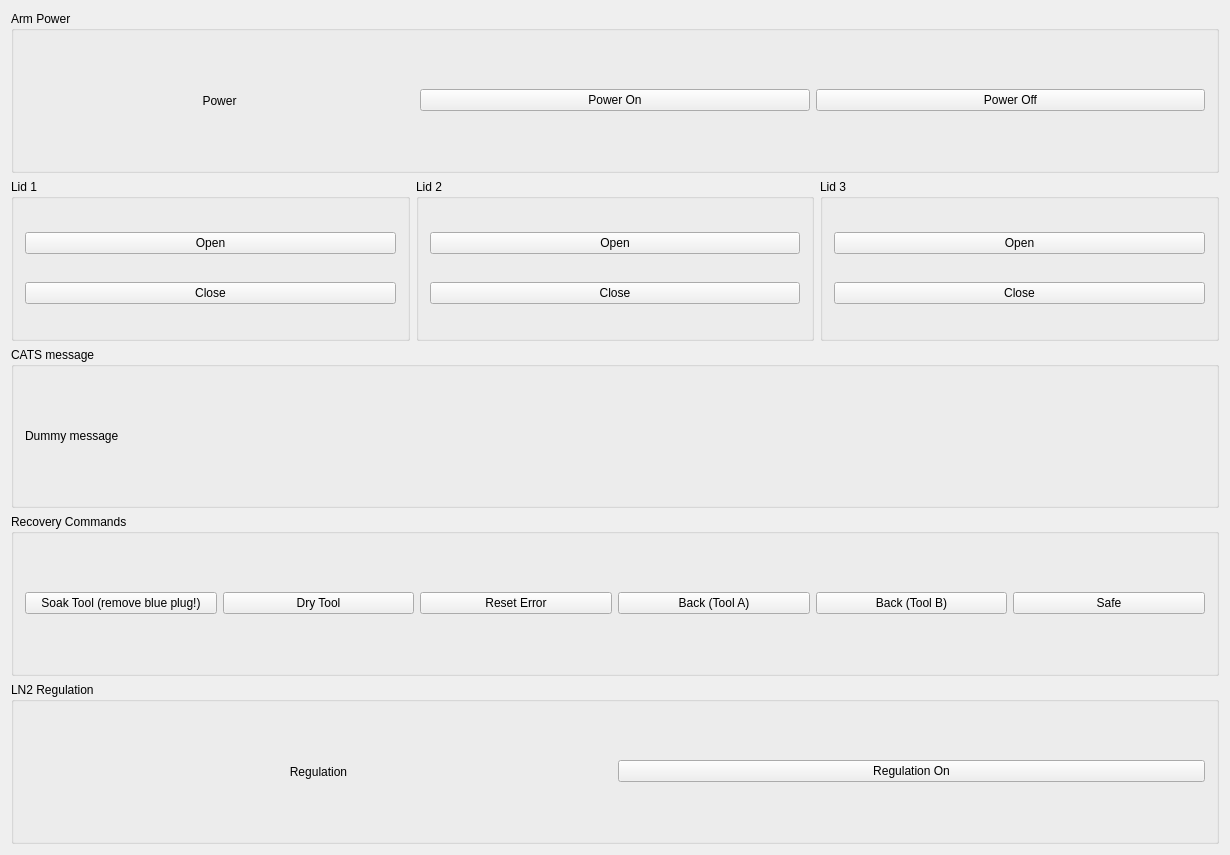
<?xml version="1.0" encoding="UTF-8"?>
<ui version="4.0">
 <class>CatsMaintWidget</class>
 <widget class="QWidget" name="CatsMaintWidget">
  <property name="geometry">
   <rect>
    <x>0</x>
    <y>0</y>
    <width>1230</width>
    <height>855</height>
   </rect>
  </property>
  <property name="sizePolicy">
   <sizepolicy hsizetype="Preferred" vsizetype="Expanding">
    <horstretch>0</horstretch>
    <verstretch>0</verstretch>
   </sizepolicy>
  </property>
  <property name="windowTitle">
   <string>Form1</string>
  </property>
  <layout class="QVBoxLayout">
   <item>
    <widget class="QGroupBox" name="groupBox5">
     <property name="sizePolicy">
      <sizepolicy hsizetype="Preferred" vsizetype="Preferred">
       <horstretch>0</horstretch>
       <verstretch>0</verstretch>
      </sizepolicy>
     </property>
     <property name="title">
      <string>Arm Power</string>
     </property>
     <layout class="QHBoxLayout">
      <item>
       <widget class="QLabel" name="lblPowerState">
        <property name="text">
         <string>Power</string>
        </property>
        <property name="alignment">
         <set>Qt::AlignCenter</set>
        </property>
        <property name="wordWrap">
         <bool>false</bool>
        </property>
       </widget>
      </item>
      <item>
       <widget class="QPushButton" name="btPowerOn">
        <property name="sizePolicy">
         <sizepolicy hsizetype="Minimum" vsizetype="Fixed">
          <horstretch>0</horstretch>
          <verstretch>0</verstretch>
         </sizepolicy>
        </property>
        <property name="text">
         <string>Power On</string>
        </property>
       </widget>
      </item>
      <item>
       <widget class="QPushButton" name="btPowerOff">
        <property name="sizePolicy">
         <sizepolicy hsizetype="Minimum" vsizetype="Fixed">
          <horstretch>0</horstretch>
          <verstretch>0</verstretch>
         </sizepolicy>
        </property>
        <property name="text">
         <string>Power Off</string>
        </property>
       </widget>
      </item>
     </layout>
    </widget>
   </item>
   <item>
    <layout class="QHBoxLayout">
     <item>
      <widget class="QGroupBox" name="groupBox2">
       <property name="title">
        <string>Lid 1</string>
       </property>
       <layout class="QVBoxLayout">
        <item>
         <widget class="QPushButton" name="btLid1Open">
          <property name="font">
           <font/>
          </property>
          <property name="text">
           <string>Open</string>
          </property>
         </widget>
        </item>
        <item>
         <widget class="QPushButton" name="btLid1Close">
          <property name="font">
           <font/>
          </property>
          <property name="text">
           <string>Close</string>
          </property>
         </widget>
        </item>
       </layout>
      </widget>
     </item>
     <item>
      <widget class="QGroupBox" name="groupBox2_2">
       <property name="title">
        <string>Lid 2</string>
       </property>
       <layout class="QVBoxLayout">
        <item>
         <widget class="QPushButton" name="btLid2Open">
          <property name="font">
           <font/>
          </property>
          <property name="text">
           <string>Open</string>
          </property>
         </widget>
        </item>
        <item>
         <widget class="QPushButton" name="btLid2Close">
          <property name="font">
           <font/>
          </property>
          <property name="text">
           <string>Close</string>
          </property>
         </widget>
        </item>
       </layout>
      </widget>
     </item>
     <item>
      <widget class="QGroupBox" name="groupBox2_2_2">
       <property name="title">
        <string>Lid 3</string>
       </property>
       <layout class="QVBoxLayout">
        <item>
         <widget class="QPushButton" name="btLid3Open">
          <property name="font">
           <font/>
          </property>
          <property name="text">
           <string>Open</string>
          </property>
         </widget>
        </item>
        <item>
         <widget class="QPushButton" name="btLid3Close">
          <property name="font">
           <font/>
          </property>
          <property name="text">
           <string>Close</string>
          </property>
         </widget>
        </item>
       </layout>
      </widget>
     </item>
    </layout>
   </item>
   <item>
    <widget class="QGroupBox" name="groupBox6">
     <property name="title">
      <string>CATS message</string>
     </property>
     <layout class="QHBoxLayout">
      <item>
       <widget class="QLabel" name="lblMessage">
        <property name="text">
         <string>Dummy message</string>
        </property>
        <property name="wordWrap">
         <bool>false</bool>
        </property>
       </widget>
      </item>
     </layout>
    </widget>
   </item>
   <item>
    <widget class="QGroupBox" name="groupBox13">
     <property name="title">
      <string>Recovery Commands</string>
     </property>
     <layout class="QHBoxLayout">
      <item>
       <widget class="QPushButton" name="btSoakTool">
        <property name="text">
         <string>Soak Tool (remove blue plug!)</string>
        </property>
       </widget>
      </item>
      <item>
       <widget class="QPushButton" name="btDryTool">
        <property name="text">
         <string>Dry Tool</string>
        </property>
       </widget>
      </item>
      <item>
       <widget class="QPushButton" name="btResetError">
        <property name="sizePolicy">
         <sizepolicy hsizetype="Minimum" vsizetype="Fixed">
          <horstretch>0</horstretch>
          <verstretch>0</verstretch>
         </sizepolicy>
        </property>
        <property name="font">
         <font/>
        </property>
        <property name="text">
         <string>Reset Error</string>
        </property>
       </widget>
      </item>
      <item>
       <widget class="QPushButton" name="btBackToolA">
        <property name="sizePolicy">
         <sizepolicy hsizetype="Minimum" vsizetype="Fixed">
          <horstretch>0</horstretch>
          <verstretch>0</verstretch>
         </sizepolicy>
        </property>
        <property name="font">
         <font/>
        </property>
        <property name="text">
         <string>Back (Tool A)</string>
        </property>
       </widget>
      </item>
      <item>
       <widget class="QPushButton" name="btBackToolB">
        <property name="text">
         <string>Back (Tool B)</string>
        </property>
       </widget>
      </item>
      <item>
       <widget class="QPushButton" name="btSafe">
        <property name="sizePolicy">
         <sizepolicy hsizetype="Minimum" vsizetype="Fixed">
          <horstretch>0</horstretch>
          <verstretch>0</verstretch>
         </sizepolicy>
        </property>
        <property name="font">
         <font/>
        </property>
        <property name="text">
         <string>Safe</string>
        </property>
       </widget>
      </item>
     </layout>
    </widget>
   </item>
   <item>
    <widget class="QGroupBox" name="groupBox5_2">
     <property name="sizePolicy">
      <sizepolicy hsizetype="Preferred" vsizetype="Preferred">
       <horstretch>0</horstretch>
       <verstretch>0</verstretch>
      </sizepolicy>
     </property>
     <property name="title">
      <string>LN2 Regulation</string>
     </property>
     <layout class="QHBoxLayout">
      <item>
       <widget class="QLabel" name="lblRegulationState">
        <property name="text">
         <string>Regulation</string>
        </property>
        <property name="alignment">
         <set>Qt::AlignCenter</set>
        </property>
        <property name="wordWrap">
         <bool>false</bool>
        </property>
       </widget>
      </item>
      <item>
       <widget class="QPushButton" name="btRegulationOn">
        <property name="sizePolicy">
         <sizepolicy hsizetype="Minimum" vsizetype="Fixed">
          <horstretch>0</horstretch>
          <verstretch>0</verstretch>
         </sizepolicy>
        </property>
        <property name="text">
         <string>Regulation On</string>
        </property>
       </widget>
      </item>
     </layout>
    </widget>
   </item>
  </layout>
 </widget>
 <layoutdefault spacing="6" margin="11"/>
 <pixmapfunction>qPixmapFromMimeSource</pixmapfunction>
 <tabstops>
  <tabstop>btPowerOn</tabstop>
  <tabstop>btPowerOff</tabstop>
  <tabstop>btLid1Open</tabstop>
  <tabstop>btLid1Close</tabstop>
  <tabstop>btLid2Open</tabstop>
  <tabstop>btLid2Close</tabstop>
  <tabstop>btLid3Open</tabstop>
  <tabstop>btLid3Close</tabstop>
  <tabstop>btResetError</tabstop>
  <tabstop>btBackToolA</tabstop>
  <tabstop>btSafe</tabstop>
 </tabstops>
 <resources/>
 <connections/>
</ui>
